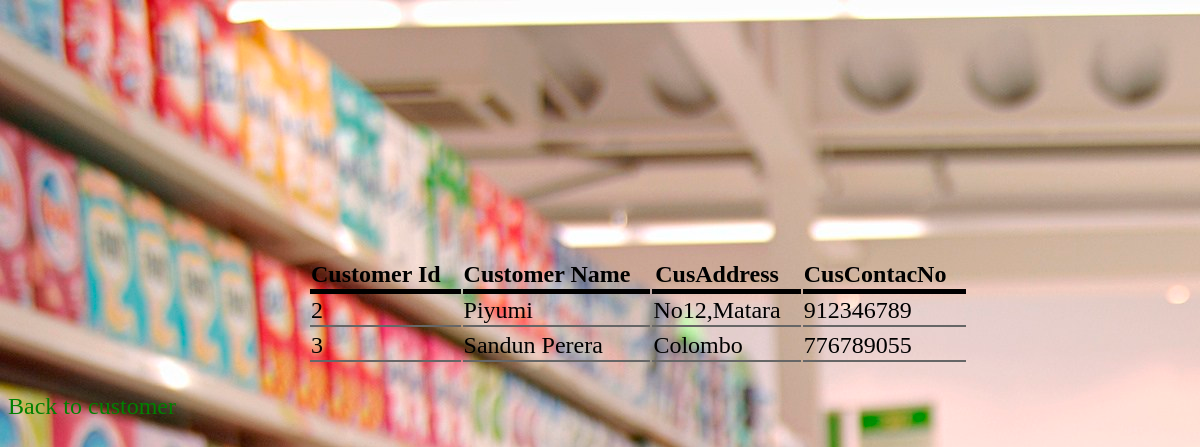
The app's page /Supermarket/dispcust.php with its own data.
### tables this page shows
CREATE TABLE IF NOT EXISTS `customer` (
  `CustomerId` int(20) NOT NULL AUTO_INCREMENT,
  `CusName` varchar(50) NOT NULL,
  `Address` varchar(50) NOT NULL,
  `ConNo` int(10) NOT NULL,
  PRIMARY KEY (`CustomerId`)
);

### Supermarket/dispcust.php (the view, shortened to what this page needs)
<!DOCTYPE html>
<html>
<head>
</head>
<body>
    <table>
    <tr>
        <th>Customer Id</th>
        <th>Customer Name</th>
        <th>CusAddress</th>
        <th>CusContacNo</th>
    </tr>
<?php
   $db=mysqli_connect('localhost','root','','project');
   $query=mysqli_query($db,"SELECT * FROM CUSTOMER");
      while ($row    = mysqli_fetch_array($query,MYSQLI_NUM)){
        echo "<tr><td>".$row[0]."</td><td>".$row[1]."</td><td>".$row[2]."</td><td>".$row[3]."</td><tr>";
      }
     echo "</table>";
?>
<br><a href="customer.php">Back to customer</a>
    </body>
</html>

### Supermarket/dispcust.php (style rules this page uses)
table { border:10 px solid red; padding-top: 250px; padding-left: 300px; }
th { border-bottom: 5px solid #000; padding-right: 20px; }
td { border-bottom: 2px solid #666; padding-right: 20px; }
a:link { color: green; background-color: transparent; text-decoration: none; }
body { background-image: url("blerje-1.jpg"); font-size: 150%; }

### records on screen
customer: CustomerId "2", CusName "Piyumi", Address "No12,Matara", ConNo "912346789"
customer: CustomerId "3", CusName "Sandun Perera", Address "Colombo", ConNo "776789055"
